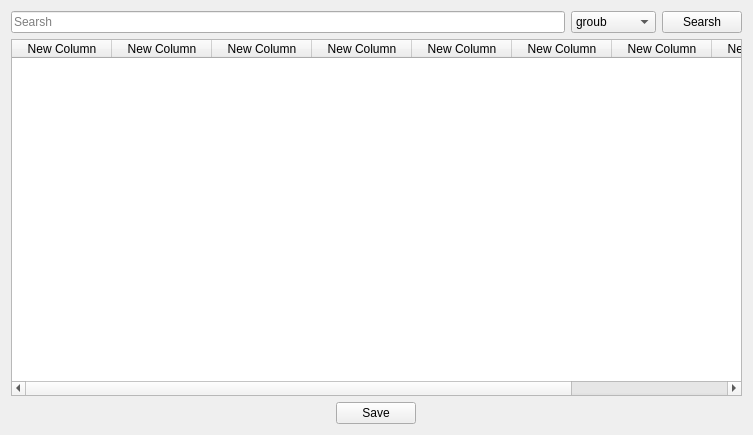
<?xml version="1.0" encoding="UTF-8"?>
<ui version="4.0">
 <class>Form</class>
 <widget class="QWidget" name="Form">
  <property name="geometry">
   <rect>
    <x>0</x>
    <y>0</y>
    <width>753</width>
    <height>435</height>
   </rect>
  </property>
  <property name="windowTitle">
   <string>Form</string>
  </property>
  <layout class="QGridLayout" name="gridLayout">
   <item row="0" column="0">
    <widget class="QWidget" name="widget_3" native="true">
     <layout class="QHBoxLayout" name="horizontalLayout">
      <property name="leftMargin">
       <number>0</number>
      </property>
      <property name="topMargin">
       <number>0</number>
      </property>
      <property name="rightMargin">
       <number>0</number>
      </property>
      <property name="bottomMargin">
       <number>0</number>
      </property>
      <item>
       <widget class="QLineEdit" name="lineEdit">
        <property name="text">
         <string/>
        </property>
        <property name="placeholderText">
         <string>Searsh</string>
        </property>
       </widget>
      </item>
      <item>
       <widget class="QComboBox" name="comboBox">
        <item>
         <property name="text">
          <string>groub</string>
         </property>
        </item>
        <item>
         <property name="text">
          <string>username</string>
         </property>
        </item>
        <item>
         <property name="text">
          <string>email</string>
         </property>
        </item>
        <item>
         <property name="text">
          <string>password</string>
         </property>
        </item>
        <item>
         <property name="text">
          <string>type</string>
         </property>
        </item>
       </widget>
      </item>
      <item>
       <widget class="QPushButton" name="pushButton">
        <property name="text">
         <string>Searsh</string>
        </property>
       </widget>
      </item>
     </layout>
    </widget>
   </item>
   <item row="1" column="0">
    <widget class="QTableWidget" name="tableWidget">
     <column>
      <property name="text">
       <string>New Column</string>
      </property>
     </column>
     <column>
      <property name="text">
       <string>New Column</string>
      </property>
     </column>
     <column>
      <property name="text">
       <string>New Column</string>
      </property>
     </column>
     <column>
      <property name="text">
       <string>New Column</string>
      </property>
     </column>
     <column>
      <property name="text">
       <string>New Column</string>
      </property>
     </column>
     <column>
      <property name="text">
       <string>New Column</string>
      </property>
     </column>
     <column>
      <property name="text">
       <string>New Column</string>
      </property>
     </column>
     <column>
      <property name="text">
       <string>New Column</string>
      </property>
     </column>
     <column>
      <property name="text">
       <string>New Column</string>
      </property>
     </column>
    </widget>
   </item>
   <item row="2" column="0" alignment="Qt::AlignHCenter">
    <widget class="QPushButton" name="Save">
     <property name="text">
      <string>Save</string>
     </property>
    </widget>
   </item>
  </layout>
 </widget>
 <resources/>
 <connections/>
</ui>
